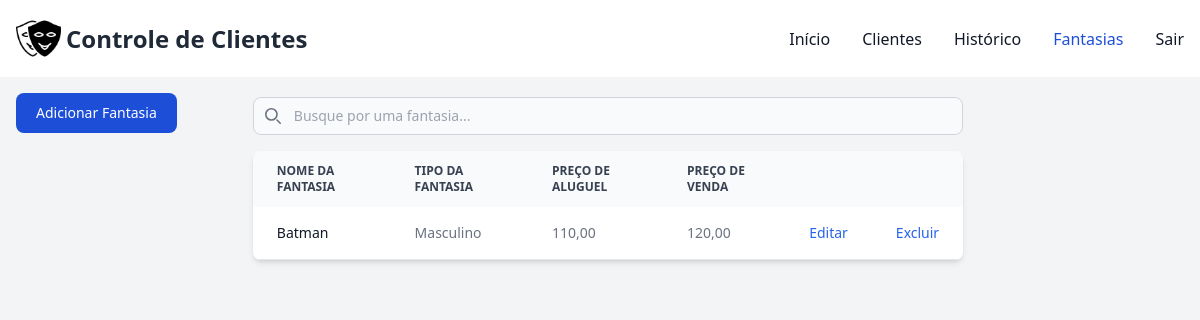
/controle/fantasias/ (signed in), run on an earlier commit of the app's database.
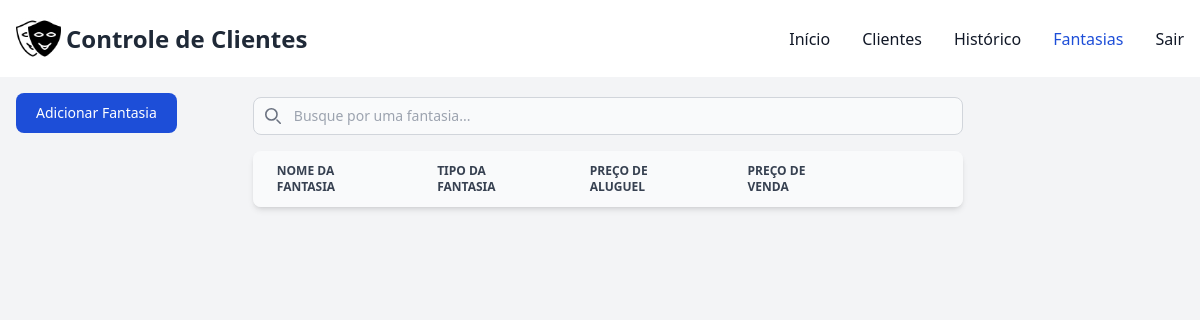
And on a later commit of the database.
### controle/models.py (models this page shows, shortened)
class Fantasia(models.Model):
    usuario = models.ForeignKey(User, on_delete=models.CASCADE)
    nome_fantasia = models.CharField(max_length=60, unique=True)
    preco_venda = models.DecimalField(max_digits=10, decimal_places=2, blank=True, null=True)
    preco_aluguel = models.DecimalField(max_digits=10, decimal_places=2, blank=True, null=True)
    tipo_fantasia = models.ForeignKey(Tipo, on_delete=models.CASCADE)

class Tipo(models.Model):
    nome_tipo = models.CharField(max_length=60, unique=True, null=False)

### controle/views.py (the view, shortened to what this page needs)
# urls.py: path('fantasias/', views.fantasias_view, name='fantasias'),
@login_required(login_url="/controle/login")
def fantasias_view(request):
    if request.method == "GET":
        sessao = request.user
        fantasias = Fantasia.objects.filter(usuario=sessao)
        tipos = Tipo.objects.all()
        context = {
            'fantasias': fantasias,
            'tipos': tipos
        }
        return render(request, 'fantasias.html', context)

### controle/templates/fantasias.html (shortened to what this page needs)
{% extends "base.html" %}
{% block conteudo %}
    <div class="pt-4 pl-4">
        <div class="lg:fixed flex justify-center pb-5">
            <button data-modal-target="crud-modal" data-modal-toggle="crud-modal" class="block text-white bg-blue-700 hover:bg-blue-800 focus:ring-4 focus:outline-none focus:ring-blue-300 font-medium rounded-lg text-sm px-5 py-2.5 text-center" type="button">
                Adicionar Fantasia
            </button>
        </div>
        <div class="flex justify-center">
            <div  class="flex flex-col lg:w-3/5 w-4/5">
            <div class="pb-4">
                <div class="relative mt-1">
                    <div class="absolute inset-y-0 rtl:inset-r-0 start-0 flex items-center ps-3 pointer-events-none">
                    </div>
                    <input type="text" id="costume-search" class="block pt-2 ps-10 text-sm text-gray-900 border border-gray-300 rounded-lg w-full bg-gray-50 focus:ring-blue-500 focus:border-blue-500" placeholder="Busque por uma fantasia...">
                </div>
            </div>
            <div class="relative overflow-x-auto shadow-md sm:rounded-lg">
                <table class="w-full text-sm text-left rtl:text-right text-gray-500">
                    <thead class="text-xs text-gray-700 uppercase bg-gray-50">
                        <tr>
                            <th scope="col" class="px-6 py-3">
                                Nome da Fantasia
                            </th>
                            <th scope="col" class="px-6 py-3">
                                Tipo da Fantasia
                            </th>
                            <th scope="col" class="px-6 py-3">
                                Preço de Aluguel
                            </th>
                            <th scope="col" class="px-6 py-3">
                                Preço de Venda
                            </th>
                            <th scope="col" class="px-6 py-3">
                            </th>
                            <th scope="col" class="px-6 py-3">
                            </th>
                        </tr>
                    </thead>
                    <tbody>
                        {% for fantasia in fantasias %}
                        <tr class="bg-white border-b">
                            <th scope="row" class="px-6 py-4 font-medium text-gray-900 whitespace-nowrap">
                                {{ fantasia.nome_fantasia|truncatechars:52 }}
                            </th>
                            <td class="px-6 py-4">
                                {{ fantasia.tipo_fantasia.nome_tipo }}
                            </td>
                            <td class="px-6 py-4">
                                {{ fantasia.preco_aluguel }}
                            </td>
                            <td class="px-6 py-4">
                                {{ fantasia.preco_venda }}
                            </td>
                            <td class="px-6 py-4">
                                <button data-fantasia-id="{{ fantasia.id }}" data-modal-target="editar-modal" data-modal-toggle="editar-modal" class="font-medium text-blue-600 hover:underline">Editar</button>
                            </td>
                            <td class="px-6 py-4">
                                <button data-fantasia-id="{{ fantasia.id }}" class="font-medium text-blue-600 hover:underline" onclick="excluirFantasia(event)">Excluir</button>
                            </td>
                        </tr>
                        {% endfor %}
                    </tbody>
                </table>
            </div>
        </div>
    </div>
    </div>
    {% load static %}
{% endblock %}

### controle/templates/base.html (shortened to what this page needs)
{% load static %}
<!DOCTYPE html>
<html lang="pt-br">
<head>
    <script src="https://cdn.tailwindcss.com"></script>
    <link href="https://cdnjs.cloudflare.com/ajax/libs/flowbite/2.3.0/flowbite.min.css" rel="stylesheet" />
</head>
    <body class="bg-gray-100 text-gray-800">
        <nav class="bg-white border-gray-200">
            <div class="flex items-center justify-between mx-auto p-4">
                <div class="flex flex-row">
                    <img src="{% static 'mascara_icone.png' %}" alt="img mascara" style="max-width: 50px; padding-right: 5px;">
                    <span class="self-center text-2xl font-semibold whitespace-nowrap">Controle de Clientes</span>
                </div>
                <div id="navbar-default">
                    <ul class="font-medium flex flex-col p-4 md:p-0 mt-4 border border-gray-100 rounded-lg bg-gray-50 md:flex-row md:space-x-8 rtl:space-x-reverse md:mt-0 md:border-0 md:bg-white">
                        <li>
                            <a href="{% url 'index' %}" class="block py-2 px-3 rounded {% if request.path == '/controle/' %}bg-transparent text-blue-700{% else %}bg-transparent text-gray-900{% endif %} md:p-0">Início</a>
                        </li>
                        <li>
                            <a href="{% url 'clientes' %}" class="block py-2 px-3 rounded {% if request.path == '/controle/clientes/' %}bg-transparent text-blue-700{% else %}bg-transparent text-gray-900{% endif %} hover:bg-gray-100 md:hover:bg-transparent md:border-0 md:hover:text-blue-700 md:p-0">Clientes</a>
                        </li>
                        <li>
                            <a href="{% url 'historico' %}" class="block py-2 px-3 rounded {% if request.path == '/controle/historico/' %}bg-transparent text-blue-700{% else %}bg-transparent text-gray-900{% endif %} hover:bg-gray-100 md:hover:bg-transparent md:border-0 md:hover:text-blue-700 md:p-0 ">Histórico</a>
                        </li>
                        <li>
                            <a href="{% url 'fantasias' %}" class="block py-2 px-3 rounded {% if request.path == '/controle/fantasias/' %}bg-transparent text-blue-700{% else %}bg-transparent text-gray-900{% endif %} hover:bg-gray-100 md:hover:bg-transparent md:border-0 md:hover:text-blue-700 md:p-0 ">Fantasias</a>
                        </li>
                        <li>
                            <a href="{% url 'logout' %}" class="block py-2 px-3 rounded {% if request.path == '/login/' %}bg-transparent text-blue-700{% else %}bg-transparent text-gray-900{% endif %} hover:bg-gray-100 md:hover:bg-transparent md:border-0 md:hover:text-blue-700 md:p-0">Sair</a>
                        </li>
                    </ul>
                </div>
            </div>
        </nav>
        {% block conteudo %}
        {% endblock %}
    </body>
</html>

What changed in the data, as far as the page shows it:
removed Fantasia: nome_fantasia "Batman", tipo_fantasia.nome_tipo "Masculino", preco_aluguel "110,00", preco_venda "120,00"
